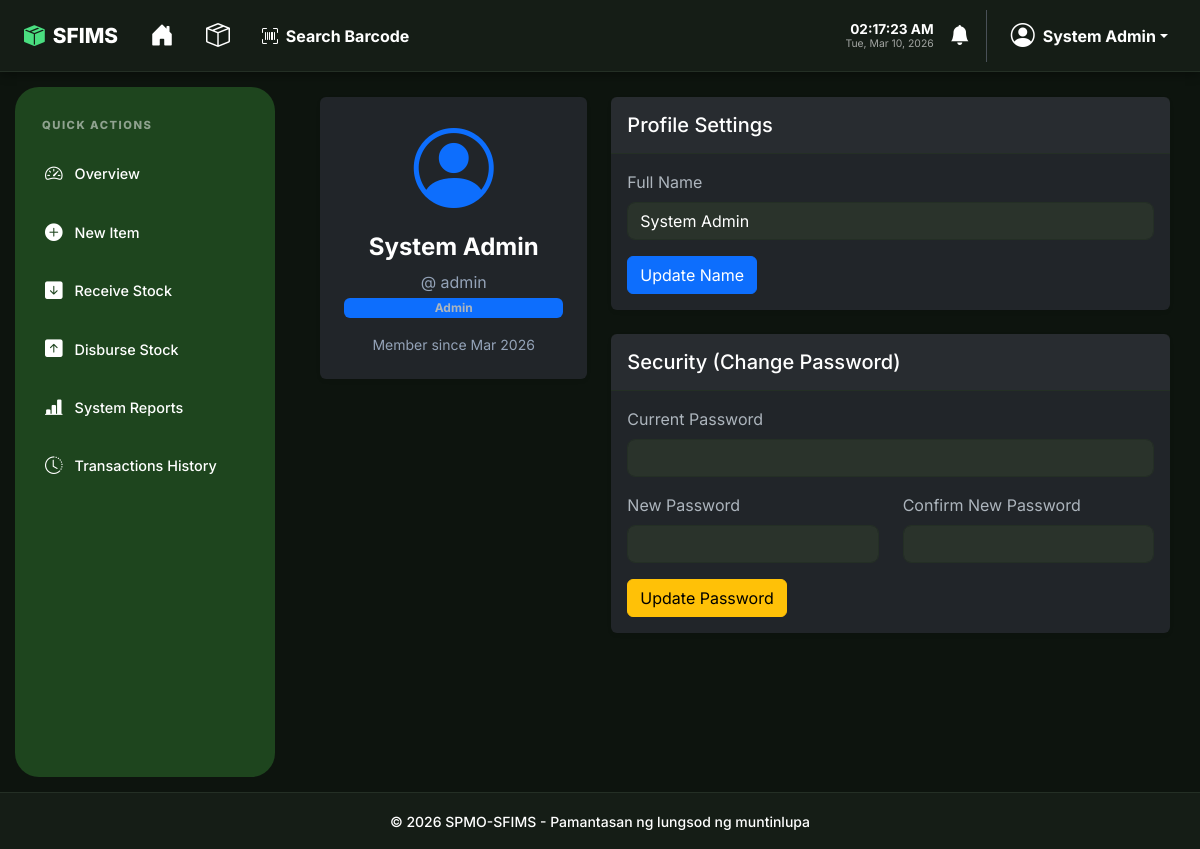
The page /auth/profile.php (signed in) on the database its author committed.
### tables this page shows
CREATE TABLE IF NOT EXISTS users (
    id INT AUTO_INCREMENT PRIMARY KEY,
    full_name VARCHAR(255) NOT NULL,
    username VARCHAR(50) NOT NULL UNIQUE,
    password_hash VARCHAR(255) NOT NULL,
    role ENUM('Staff', 'Admin') NOT NULL,
    status ENUM('pending', 'active', 'deactivated') DEFAULT 'pending',
    created_at TIMESTAMP DEFAULT CURRENT_TIMESTAMP
);

### config/app.php (called while the page is built, shortened)
<?php
function h($string)
{
    return htmlspecialchars($string, ENT_QUOTES, 'UTF-8');
}

### auth/profile.php (the view, shortened to what this page needs)
<?php
require_once '../config/app.php';
$db = Database::getInstance();
$user_id = $_SESSION['user_id'];
$stmt = $db->prepare("SELECT * FROM users WHERE id = ?");
$stmt->execute([$user_id]);
$user = $stmt->fetch();
require_once '../partials/header.php';
?>
<div class="row">
    <div class="col-md-4 mb-4">
        <div class="card shadow-sm border-0 text-center p-4">
            <div class="mb-3">
                <i class="bi bi-person-circle display-1 text-primary"></i>
            </div>
            <h4 class="fw-bold">
                <?php echo h($user['full_name']); ?>
            </h4>
            <p class="text-muted mb-1">@
                <?php echo h($user['username']); ?>
            </p>
            <span class="badge bg-primary">
                <?php echo h($user['role']); ?>
            </span>
            <div class="mt-3 small text-muted">Member since
                <?php echo date('M Y', strtotime($user['created_at'])); ?>
            </div>
        </div>
    </div>
    <div class="col-md-8">
        <div class="card shadow-sm border-0 mb-4">
            <div class="card-header bg-white border-bottom py-3">
                <h5 class="mb-0">Profile Settings</h5>
            </div>
            <div class="card-body">
                <form method="POST">
                    <div class="mb-3">
                        <label class="form-label">Full Name</label>
                        <input type="text" name="full_name" class="form-control"
                            value="<?php echo h($user['full_name']); ?>" required>
                    </div>
                    <button type="submit" name="update_profile" class="btn btn-primary">Update Name</button>
                </form>
            </div>
        </div>
        <div class="card shadow-sm border-0">
            <div class="card-header bg-white border-bottom py-3">
                <h5 class="mb-0">Security (Change Password)</h5>
            </div>
            <div class="card-body">
                <form method="POST">
                    <div class="mb-3">
                        <label class="form-label">Current Password</label>
                        <input type="password" name="old_password" class="form-control" required>
                    </div>
                    <div class="row">
                        <div class="col-md-6 mb-3">
                            <label class="form-label">New Password</label>
                            <input type="password" name="new_password" class="form-control" required>
                        </div>
                        <div class="col-md-6 mb-3">
                            <label class="form-label">Confirm New Password</label>
                            <input type="password" name="confirm_password" class="form-control" required>
                        </div>
                    </div>
                    <button type="submit" name="change_password" class="btn btn-warning">Update Password</button>
                </form>
            </div>
        </div>
    </div>
</div>
<?php require_once '../partials/footer.php'; ?>

### partials/header.php (style rules this page uses)
*, *::before, *::after { transition: background-color 0.3s ease, border-color 0.3s ease, color 0.3s ease, box-shadow 0.3s ease; }
:root { --sfims-bg: #f3f7f4; --sfims-card-bg: #ffffff; --sfims-text: #1e3a1a; --sfims-border: #dce3dc; --sfims-green: #1e451e; --sfims-accent: #2d5a27; --sfims-input-bg: #ffffff; --header-dark: #ffffff; --sidebar-width: 260px; --nav-shadow: rgba(0, 0, 0, 0.05); --sidebar-text: rgba(255, 255, 255, 0.85); --dropdown-header-text: #6c757d; }
[data-theme="dark"] { --sfims-bg: #0d140e; --sfims-card-bg: #151d16; --sfims-text: #ffffff; --sfims-border: #242f25; --sfims-green: #1e451e; --sfims-input-bg: #2a332b; --header-dark: #151d16; --nav-shadow: rgba(0, 0, 0, 0.4); --sfims-accent: #ffffff; --sidebar-text: #ffffff; --dropdown-header-text: #cbd5e1; }
body { background-color: var(--sfims-bg) !important; color: var(--sfims-text) !important; font-family: 'Inter', sans-serif; min-height: 100vh; margin: 0; display: flex; flex-direction: column; overflow-x: hidden; }
[data-theme="dark"] .bg-white { background-color: var(--sfims-card-bg) !important; color: var(--sfims-text) !important; }
[data-theme="dark"] .text-dark, [data-theme="dark"] .text-black, [data-theme="dark"] h1, [data-theme="dark"] h2, [data-theme="dark"] h3, [data-theme="dark"] h4, [data-theme="dark"] h5, [data-theme="dark"] h6, [data-theme="dark"] .card-title, [data-theme="dark"] .modal-title, [data-theme="dark"] .nav-tabs .nav-link { color: #ffffff !important; }
[data-theme="dark"] .card-header, [data-theme="dark"] .card-footer { background-color: rgba(255, 255, 255, 0.03) !important; border-color: var(--sfims-border) !important; color: #ffffff !important; }
[data-theme="dark"] .text-muted, [data-theme="dark"] .text-secondary { color: #94a3b8 !important; }
[data-theme="dark"] ::placeholder { color: #64748b !important; opacity: 1 !important; }
[data-theme="dark"] .border-bottom, [data-theme="dark"] .border-top, [data-theme="dark"] .border { border-color: var(--sfims-border) !important; }
[data-theme="dark"] p, [data-theme="dark"] span, [data-theme="dark"] label { color: inherit; }
.form-control, .form-select { background-color: var(--sfims-input-bg) !important; border: 1px solid var(--sfims-border) !important; color: var(--sfims-text) !important; border-radius: 8px; }

### rows shown on the page
users: full_name "System Admin", username "admin", role "Admin", created_at "Mar 2026"

### other values the page prints
$_SESSION['full_name'] "System Admin"
